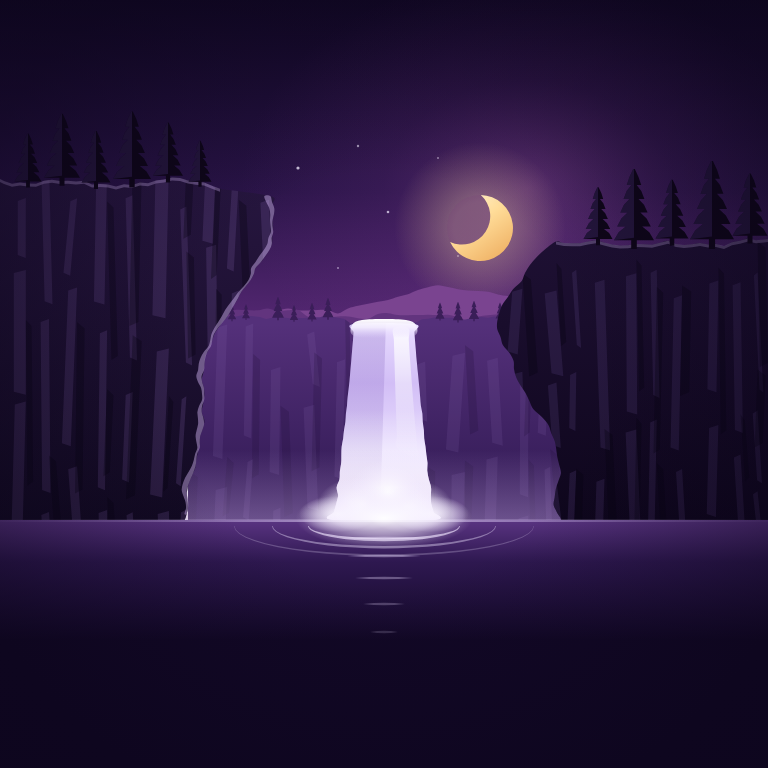
#> input picture round16/base768.png, 768 x 768 px, given in place of monet.png, which was not available
$ python sheet16.py
#> lines starting #> are read from the running program, lines starting #| are printed output that depends on the picture
# python3 sheet16.py out.png : the ten styles, each at 300 px, in a launcher circle at 96, and at 48 px
import subprocess
from PIL import Image, ImageDraw, ImageFont
S = [('monet', '1  Monet'), ('vangogh', '2  Van Gogh'), ('cartoon', '3  flat cartoon (Samurai Jack)'), ('gloss', "4  90s 3D (Kai's Power Tools, Bryce)"), ('newmexico', '5  New Mexico'),
     ('oklahoma', '6  Oklahoma flat style'), ('woodblock', '7  woodblock print'), ('poster', '8  national-park poster'), ('glass', '9  stained glass'), ('pixel', '10  pixel art')]
font = ImageFont.truetype('/usr/share/fonts/truetype/dejavu/DejaVuSans.ttf', 17)
W, TH = 330, 470
sheet = Image.new('RGB', (W*5 + 20, TH*2 + 20), '#f8f8f8'); d = ImageDraw.Draw(sheet)
#> after `sheet = Image.new('RGB', (W * 5 + 20, TH * 2 + 20), '#f8f8f8')`: sheet: PIL image 1670x960 RGB; every value is 248
def circle(img, size):
    img = img.resize((size, size), Image.LANCZOS).convert('RGBA'); m = Image.new('L', (size*4, size*4), 0)
    ImageDraw.Draw(m).ellipse((0, 0, size*4 - 1, size*4 - 1), fill=255); img.putalpha(m.resize((size, size), Image.LANCZOS)); return img
for i, (n, cap) in enumerate(S):
    x = 10 + (i % 5)*W; y = 10 + (i//5)*TH
    big = Image.open(f'{n}.png').convert('RGB').resize((300, 300), Image.LANCZOS); sheet.paste(big, (x + 5, y))
#> after `sheet.paste(big, (x + 5, y))`:
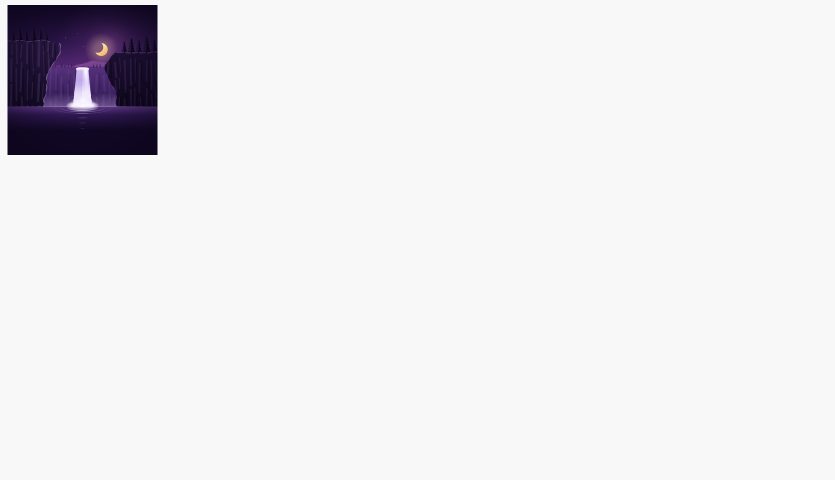
#> sheet: PIL image 1670x960 RGB (shown at 1/2 size); mean R, G, B 236.5, 235.6, 237.7
    d.text((x + 6, y + 306), cap, fill='#333', font=font)
    for j, bg in enumerate(('#e8e6f0', '#202024')):
        t = Image.new('RGBA', (112, 112), bg); t.alpha_composite(circle(big, 96), (8, 8)); sheet.paste(t, (x + 5 + j*118, y + 336))
#> this loop made 2 passes
#> pass 1, `t = Image.new('RGBA', (112, 112), bg)`:
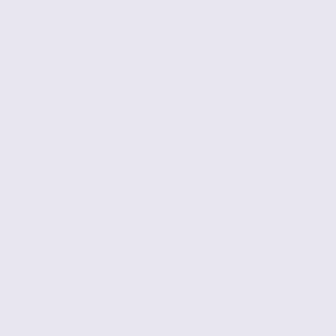
#> t: PIL image 112x112 RGBA (shown 3 times larger); mean R, G, B, A 232, 230, 240, 255
#> pass 1, in circle, `img = img.resize((size, size), Image.LANCZOS).convert('RGBA')`:
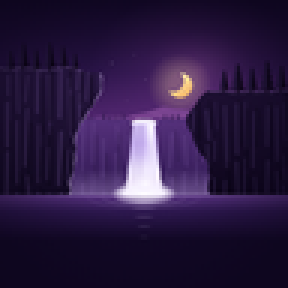
#> img: PIL image 96x96 RGBA (shown 3 times larger); mean R, G, B, A 43.1, 26.6, 64.8, 255
#> after the loop:
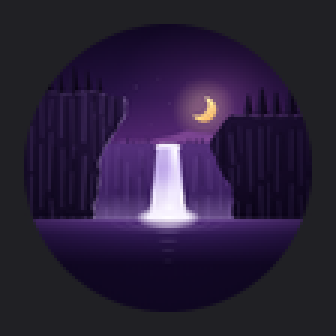
#> t: PIL image 112x112 RGBA (shown 3 times larger); mean R, G, B, A 42.1, 31.7, 56.8, 255
#> (the run stopped early here; a loop or call above may not have finished)
